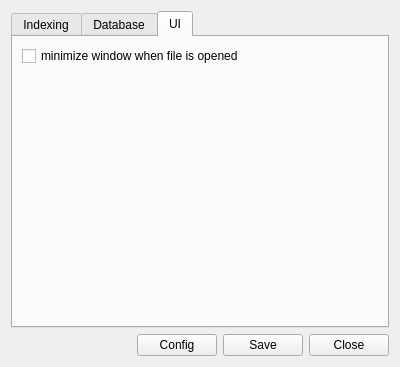
<?xml version="1.0" encoding="UTF-8"?>
<ui version="4.0">
 <class>Dialog</class>
 <widget class="QDialog" name="Dialog">
  <property name="geometry">
   <rect>
    <x>0</x>
    <y>0</y>
    <width>400</width>
    <height>367</height>
   </rect>
  </property>
  <property name="windowTitle">
   <string>Preferences</string>
  </property>
  <property name="modal">
   <bool>true</bool>
  </property>
  <layout class="QVBoxLayout" name="verticalLayout_2">
   <item>
    <widget class="QTabWidget" name="tabWidget">
     <property name="currentIndex">
      <number>2</number>
     </property>
     <widget class="QWidget" name="tab">
      <attribute name="title">
       <string>Indexing</string>
      </attribute>
      <layout class="QVBoxLayout" name="verticalLayout">
       <item>
        <widget class="QCheckBox" name="update_startup_box">
         <property name="text">
          <string>update database on startup</string>
         </property>
        </widget>
       </item>
       <item>
        <widget class="QCheckBox" name="live_indexing_box">
         <property name="text">
          <string>watch filesystem for changes</string>
         </property>
        </widget>
       </item>
       <item>
        <widget class="QCheckBox" name="hidden_indexing_box">
         <property name="text">
          <string>index hidden files</string>
         </property>
        </widget>
       </item>
       <item>
        <spacer name="verticalSpacer_3">
         <property name="orientation">
          <enum>Qt::Vertical</enum>
         </property>
         <property name="sizeHint" stdset="0">
          <size>
           <width>0</width>
           <height>0</height>
          </size>
         </property>
        </spacer>
       </item>
      </layout>
     </widget>
     <widget class="QWidget" name="tab_2">
      <attribute name="title">
       <string>Database</string>
      </attribute>
      <layout class="QGridLayout" name="gridLayout_2">
       <item row="0" column="0">
        <widget class="QLabel" name="label">
         <property name="text">
          <string>Included directories:</string>
         </property>
        </widget>
       </item>
       <item row="1" column="0">
        <layout class="QHBoxLayout" name="horizontalLayout_2">
         <item>
          <widget class="QListWidget" name="included_files"/>
         </item>
         <item>
          <layout class="QVBoxLayout" name="verticalLayout_3">
           <item>
            <widget class="QPushButton" name="add_item">
             <property name="maximumSize">
              <size>
               <width>32</width>
               <height>32</height>
              </size>
             </property>
             <property name="text">
              <string/>
             </property>
             <property name="icon">
              <iconset>
               <normaloff>ziton/resources/icons/add.png</normaloff>ziton/resources/icons/add.png</iconset>
             </property>
            </widget>
           </item>
           <item>
            <widget class="QPushButton" name="remove_item">
             <property name="maximumSize">
              <size>
               <width>32</width>
               <height>32</height>
              </size>
             </property>
             <property name="text">
              <string/>
             </property>
             <property name="icon">
              <iconset>
               <normaloff>ziton/resources/icons/remove.png</normaloff>ziton/resources/icons/remove.png</iconset>
             </property>
            </widget>
           </item>
           <item>
            <spacer name="horizontalSpacer">
             <property name="orientation">
              <enum>Qt::Horizontal</enum>
             </property>
             <property name="sizeType">
              <enum>QSizePolicy::Preferred</enum>
             </property>
             <property name="sizeHint" stdset="0">
              <size>
               <width>32</width>
               <height>160</height>
              </size>
             </property>
            </spacer>
           </item>
          </layout>
         </item>
        </layout>
       </item>
      </layout>
     </widget>
     <widget class="QWidget" name="uiTab">
      <attribute name="title">
       <string>UI</string>
      </attribute>
      <layout class="QVBoxLayout" name="verticalLayout_4">
       <item>
        <widget class="QCheckBox" name="min_on_launch">
         <property name="text">
          <string>minimize window when file is opened</string>
         </property>
        </widget>
       </item>
       <item>
        <spacer name="verticalSpacer">
         <property name="orientation">
          <enum>Qt::Vertical</enum>
         </property>
         <property name="sizeHint" stdset="0">
          <size>
           <width>20</width>
           <height>40</height>
          </size>
         </property>
        </spacer>
       </item>
      </layout>
     </widget>
    </widget>
   </item>
   <item>
    <layout class="QHBoxLayout" name="horizontalLayout">
     <item>
      <spacer name="horizontalSpacer_2">
       <property name="orientation">
        <enum>Qt::Horizontal</enum>
       </property>
       <property name="sizeHint" stdset="0">
        <size>
         <width>40</width>
         <height>20</height>
        </size>
       </property>
      </spacer>
     </item>
     <item>
      <widget class="QPushButton" name="config_btn">
       <property name="text">
        <string>Config</string>
       </property>
      </widget>
     </item>
     <item>
      <widget class="QPushButton" name="save_btn">
       <property name="text">
        <string>Save</string>
       </property>
      </widget>
     </item>
     <item>
      <widget class="QPushButton" name="close_btn">
       <property name="text">
        <string>Close</string>
       </property>
      </widget>
     </item>
    </layout>
   </item>
  </layout>
 </widget>
 <resources/>
 <connections/>
</ui>
